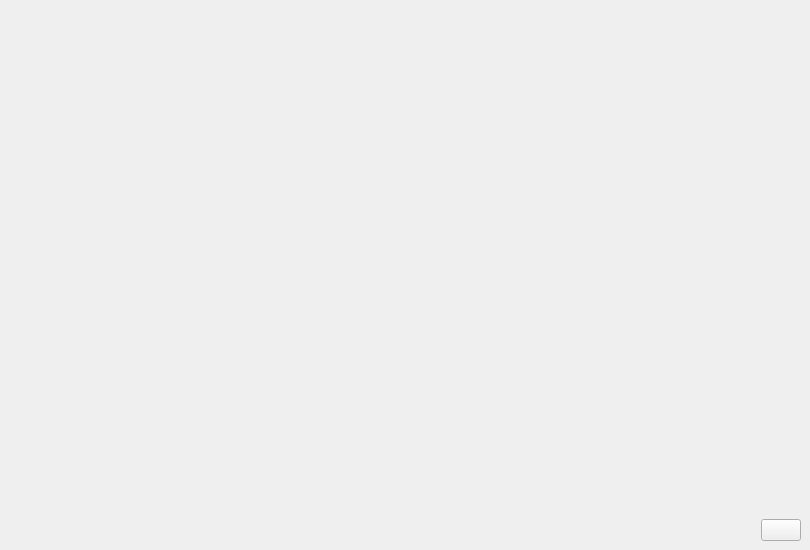
<?xml version="1.0" encoding="UTF-8"?>
<ui version="4.0">
 <class>GuiOscilloscopeDock</class>
 <widget class="QDockWidget" name="GuiOscilloscopeDock">
  <property name="geometry">
   <rect>
    <x>0</x>
    <y>0</y>
    <width>810</width>
    <height>550</height>
   </rect>
  </property>
  <property name="baseSize">
   <size>
    <width>200</width>
    <height>300</height>
   </size>
  </property>
  <property name="layoutDirection">
   <enum>Qt::LeftToRight</enum>
  </property>
  <property name="windowTitle">
   <string>Oscilloscope</string>
  </property>
  <widget class="QWidget" name="verticalLayoutWidget">
   <layout class="QVBoxLayout" name="verticalLayout">
    <item>
     <widget class="GuiOscilloscopeDisplay" name="oscilloscopeDisplay" native="true">
      <property name="sizePolicy">
       <sizepolicy hsizetype="Preferred" vsizetype="Expanding">
        <horstretch>0</horstretch>
        <verstretch>0</verstretch>
       </sizepolicy>
      </property>
     </widget>
    </item>
    <item>
     <layout class="QHBoxLayout" name="horizontalLayout">
      <item>
       <spacer name="horizontalSpacer">
        <property name="orientation">
         <enum>Qt::Horizontal</enum>
        </property>
        <property name="sizeHint" stdset="0">
         <size>
          <width>40</width>
          <height>20</height>
         </size>
        </property>
       </spacer>
      </item>
      <item>
       <widget class="QPushButton" name="addProbeButton">
        <property name="toolTip">
         <string>Add a new probe</string>
        </property>
        <property name="text">
         <string/>
        </property>
        <property name="icon">
         <iconset theme="add">
          <normaloff>.</normaloff>.</iconset>
        </property>
       </widget>
      </item>
     </layout>
    </item>
   </layout>
  </widget>
 </widget>
 <customwidgets>
  <customwidget>
   <class>GuiOscilloscopeDisplay</class>
   <extends>QWidget</extends>
   <header location="global">gui/guioscilloscopedisplay.h</header>
   <container>1</container>
  </customwidget>
 </customwidgets>
 <resources/>
 <connections/>
</ui>
